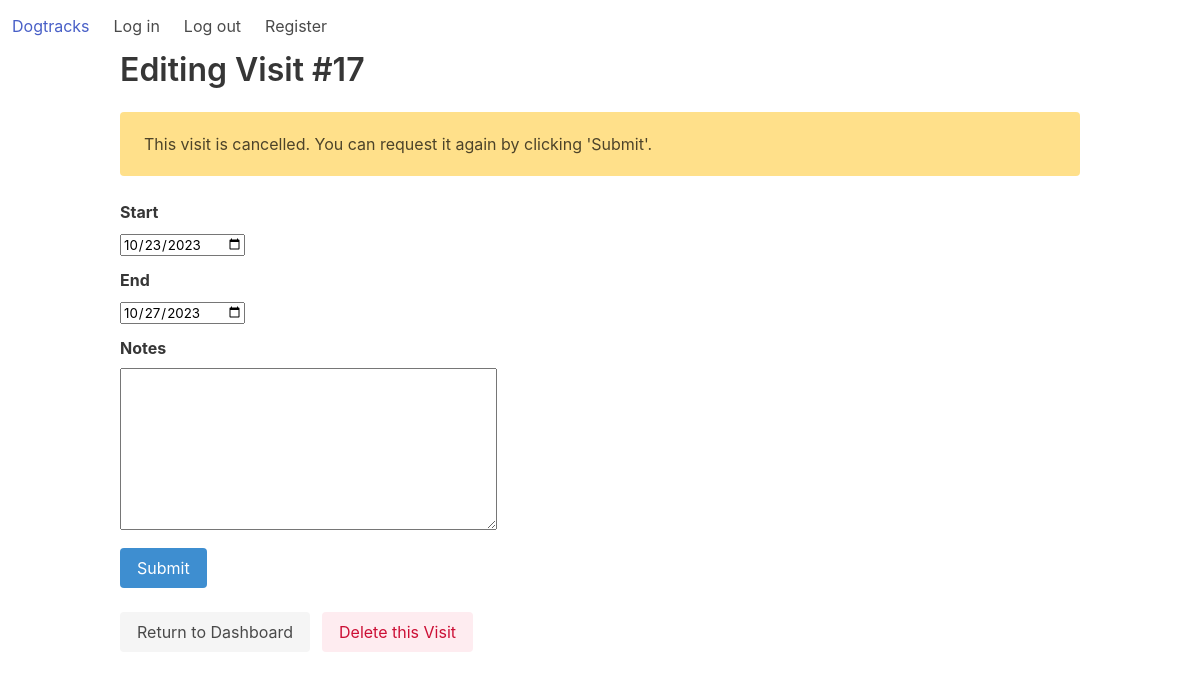
The page /dogtracks/update-visit/17 (signed in) on the database as committed earlier.
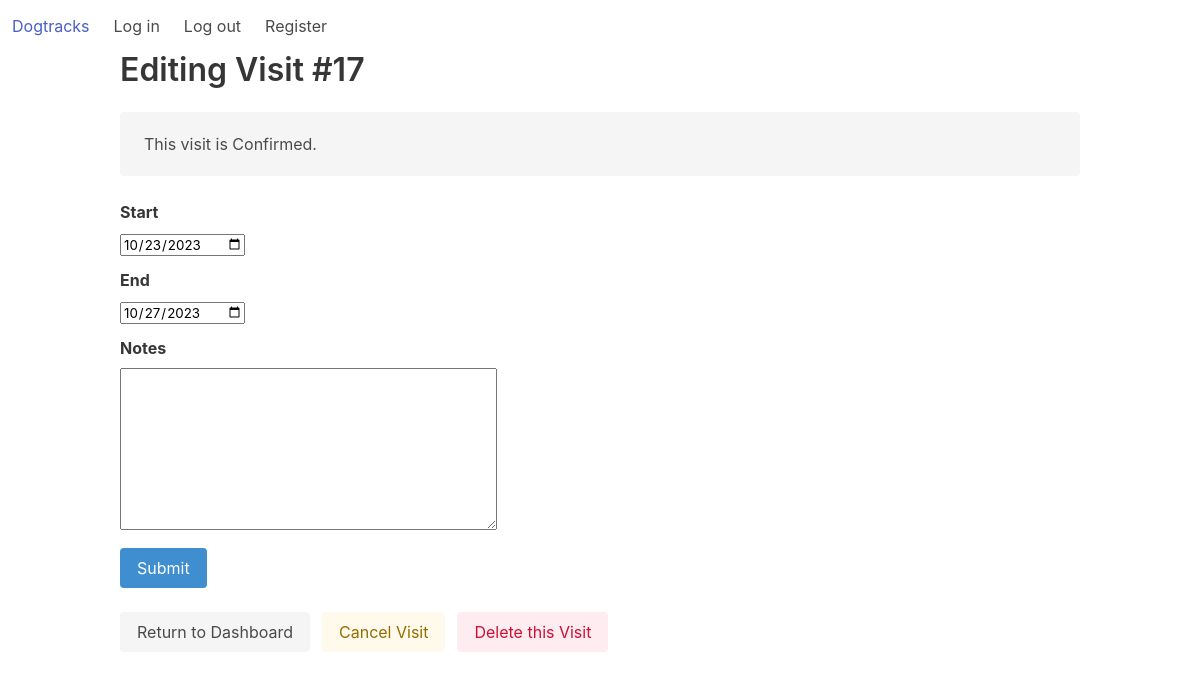
The same page on the database as committed later.
### dogtracks/models.py (models this page shows, shortened)
class Visit(models.Model):
	CHOICES = (('request','Requested'), ('confirm', 'Confirmed'), ('complete', 'Completed'), ('cancel','Cancelled'))
	requester = models.ForeignKey(User, related_name='visits', on_delete=models.SET_NULL, null=True)
	status = models.CharField(choices=CHOICES, max_length=10, default='request')
	start = models.DateField(auto_now=False,auto_now_add=False)
	end = models.DateField(auto_now=False,auto_now_add=False)
	notes = models.TextField(null=True, blank=True)

### dogtracks/views.py (the view)
# urls.py: path('update-visit/<int:id>', views.edit_visit, name="update_visit"),
def edit_visit(request, id=None):
	if id:
		visit = Visit.objects.filter(id=id).first()
		title = f"Editing Visit #{visit.id}"
		if visit.requester != request.user:
			return HttpResponseForbidden()
	else:
		visit = Visit(requester=request.user)
		title = "Request a Visit"
	if request.method == 'POST':
		form = VisitForm(request.POST, instance=visit)
		if form.is_valid():
			visit.status = 'request'
			visit.save()
			return HttpResponseRedirect(reverse('index'))
	elif request.method == 'GET':
		form = VisitForm(instance=visit)
	context = {"form": form,
				"title": title}
	return render(request, 'dogtracks/visit-form.html', context)

### dogtracks/models.py (shortened to what this page needs)
class VisitForm(ModelForm):
	class Meta:
		model = Visit
		fields = ['start', 'end', 'notes']
		widgets = {
					'start': forms.NumberInput(attrs={'type': 'date'}),
					'end': forms.NumberInput(attrs={'type': 'date'})
					}

### dogtracks/templates/dogtracks/visit-form.html (shortened to what this page needs)
{% extends 'dogtracks/template.html' %}
{% load static %}
{% block content %}
<div class="container">
	<h1 class="title">{{ title }}</h1>
	{% if form.instance.status == 'cancel' %}
	<div class="notification is-warning">
        This visit is cancelled. You can request it again by clicking 'Submit'.
    </div>
    {% else %}
    <div class="notification">
    	This visit is {{ form.instance.get_status_display }}.
    </div>
	{% endif %}
	<form action="" method="post">
		<div class="field">
			<label class="label">{{ form.start.label }}</label>
			<div class="control">
				{{ form.start }}
			</div>
		</div>
		<div class="field">
			<label class="label">{{ form.end.label }}</label>
			<div class="control">
				{{ form.end }}
			</div>
		</div>
		<div class="field">
			<label class="label">{{ form.notes.label }}</label>
			<div class="control">
				{{ form.notes }}
			</div>
		</div>
		<div class="field">
			<div class="control">
				<input id="btn-submit-visit" class="button is-info" type="submit" value="Submit" />
			</div>
		</div>
	</form>
	<br>
	<div class="field is-grouped">
		<div class="control">
			<button id="btn-cancel-changes" class="button is-light">
				Return to Dashboard
			</button>
		</div>
		{% if form.instance.status != 'cancel' %}
		<div class="control">
			<a class="button is-warning is-light is-link"
			href="/dogtracks/change-visit-status/{{ form.instance.id }}">
			Cancel Visit
			</a>
		</div>
		{% endif %}
		{% if form.instance.id %}
		<div class="control">
			<a class="button is-danger is-light is-link"
			href="/dogtracks/remove-visit/{{ form.instance.id }}">
				Delete this Visit
			</a>
		</div>
		{% endif %}
	</div>
</div>
{% endblock %}

### dogtracks/templates/dogtracks/template.html (shortened to what this page needs)
{% load static %}
<!DOCTYPE html>
<html>
<head>
	<link rel="stylesheet" href="https://cdn.jsdelivr.net/npm/bulma@0.9.4/css/bulma.min.css">
</head>
<body>
	<nav class="navbar" role="navigation">
		<div class="navbar-brand">
			<a class="navbar-item" href="{% url 'index' %}">Dogtracks</a>
		</div>
		<div class="navbar-start">
			<a class="navbar-item" href="{% url 'login' %}">Log in</a>
			<a class="navbar-item" href="{% url 'logout' %}">Log out</a>
			<a class="navbar-item" href="{% url 'register' %}">Register</a>
		</div>
	</nav>
	<div>
		{% block content %}
		{% endblock %}
	</div>
</body>
</html>

Rows that differ between the two databases and show on the page:
changed Visit: status "cancel" → "confirm" (drawn); instance.status (not shown) → "Confirmed"
Other text that changed with them:
text no longer shown: "This visit is cancelled. You can request it again by clicking 'Submit'."
text now shown: "This visit is . Cancel Visit"
